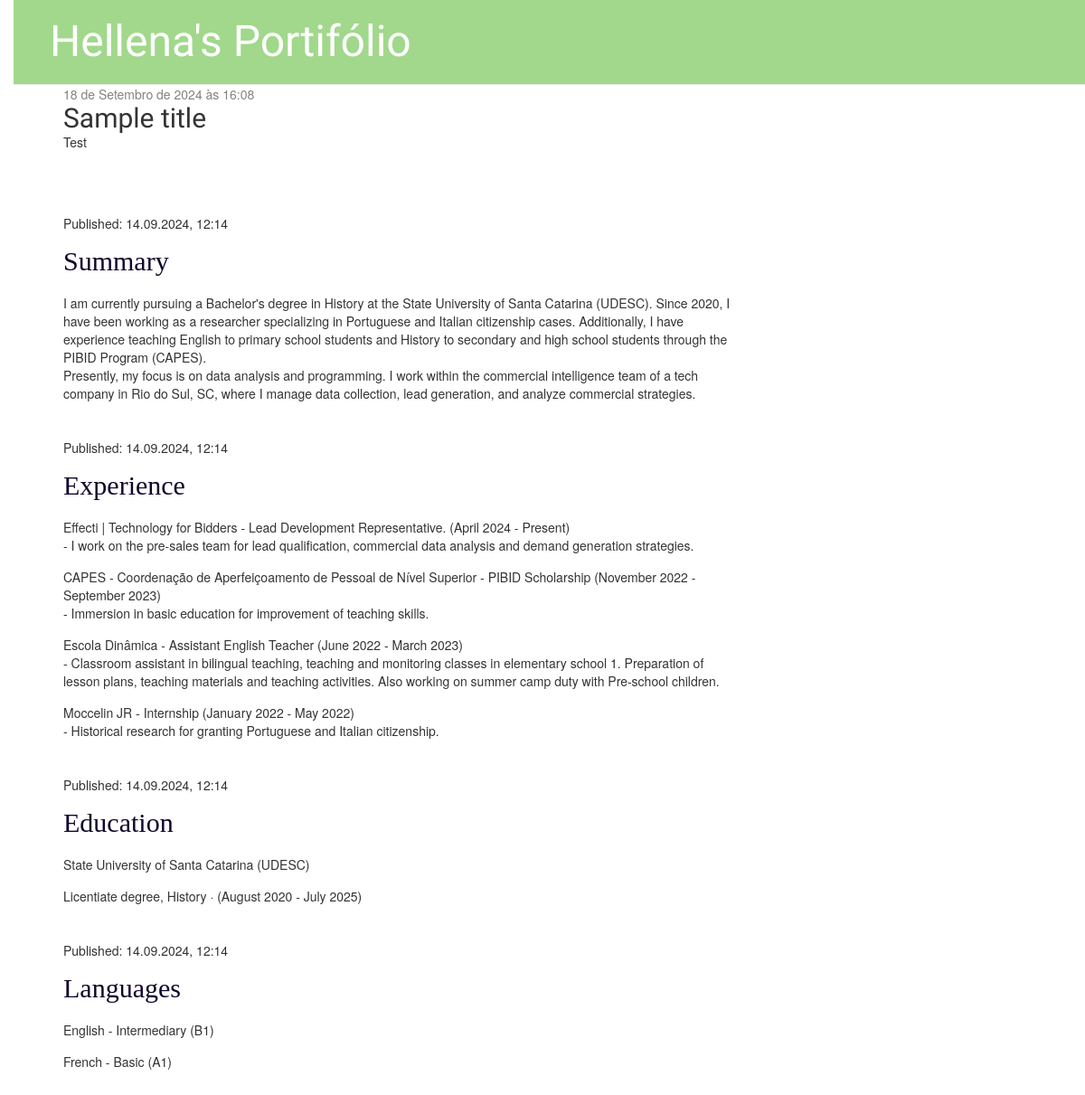
Before: / with the older database file.
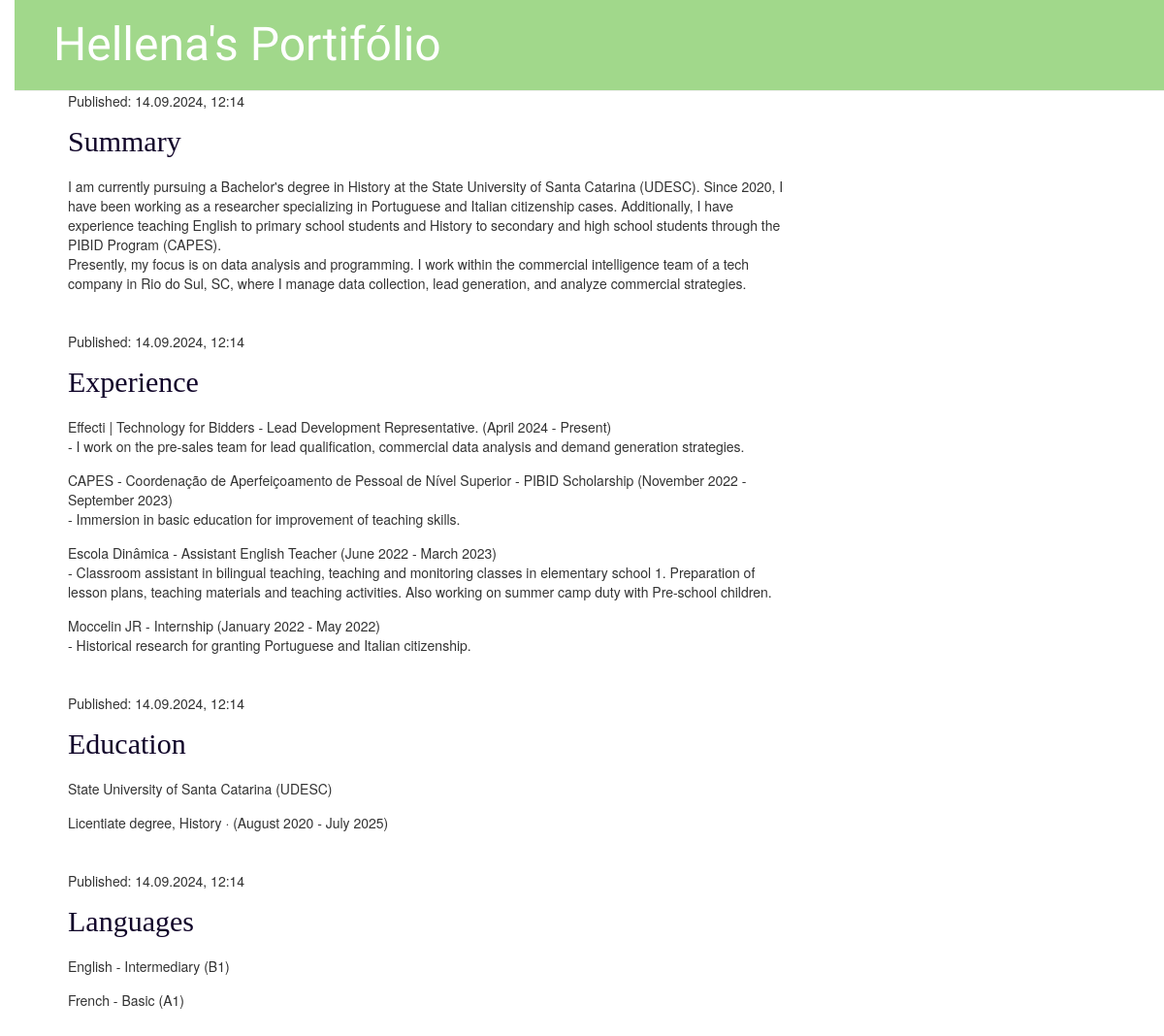
After: the same page with the newer database file.
### blog/models.py (models this page shows, shortened)
class Post(models.Model):
    author = models.ForeignKey(settings.AUTH_USER_MODEL, on_delete=models.CASCADE)
    title = models.CharField(max_length=200)
    text = models.TextField()
    created_date = models.DateTimeField(default=timezone.now)
    published_date = models.DateTimeField(blank=True, null=True)

### blog/views.py (the view)
# urls.py: path('', views.post_list, name='post_list'),
def post_list(request):
    posts = Post.objects.filter(published_date__lte=timezone.now()).order_by('published_date')
    return render(request, 'blog/post_list.html', {'posts': posts})

### blog/templates/blog/post_list.html (shortened to what this page needs)
{% extends 'blog/base.html' %}
{% block content %}
    {% for post in posts %}
        <div class="post">
            {% if post.published_date %}
                <div class="date">
                    {{ post.published_date }}
                </div>
            {% endif %}
            <h2>{{ post.title }}</h2>
            <p>{{ post.text|linebreaksbr }}</p>
        </div>
    {% endfor %}
{% endblock %}

### blog/templates/blog/base.html (shortened to what this page needs)
{% load static %}
<!DOCTYPE html>
<html>
<head>
    <link rel="stylesheet" href="//maxcdn.bootstrapcdn.com/bootstrap/3.2.0/css/bootstrap.min.css">
    <link rel="stylesheet" href="//maxcdn.bootstrapcdn.com/bootstrap/3.2.0/css/bootstrap-theme.min.css">
    <link rel="stylesheet" href="{% static 'css/blog.css' %}">
</head>
<body>
    <div class="page-header">
        <h1><a href="/">Hellena's Portifólio</a></h1>
    </div>
    <div class="content container">
        <div class="row">
            <div class="col-md-8">
                {% block content %}{% endblock %}
                <div class="post2 section-heading">
                    <section id="summary">
                        <p>Published: 14.09.2024, 12:14</p>
                        <h2><a href="">Summary</a></h2>
                        <p>I am currently pursuing a Bachelor's degree in History at the State University of Santa Catarina (UDESC). Since 2020, I have been working as a researcher specializing in Portuguese and Italian citizenship cases. Additionally, I have experience teaching English to primary school students and History to secondary and high school students through the PIBID Program (CAPES).
                            <br>
                            Presently, my focus is on data analysis and programming. I work within the commercial intelligence team of a tech company in Rio do Sul, SC, where I manage data collection, lead generation, and analyze commercial strategies.</p>
                    </section>
                </div>
                <div class="post3 section-heading">
                    <section id="experience">
                        <p class="experience-date">Published: 14.09.2024, 12:14</p>
                        <h2><a href="">Experience</a></h2>
                        <p>Effecti | Technology for Bidders - Lead Development Representative. (April 2024 - Present)
                            <br>
                            - I work on the pre-sales team for lead qualification, commercial data analysis and demand generation strategies.
                        </p>
                        <p>CAPES - Coordenação de Aperfeiçoamento de Pessoal de Nível Superior - PIBID Scholarship (November 2022 - September 2023)
                            <br>
                            - Immersion in basic education for improvement of teaching skills.
                        </p>
                        <p>Escola Dinâmica - Assistant English Teacher (June 2022 - March 2023)
                            <br>
                            - Classroom assistant in bilingual teaching, teaching and monitoring classes in elementary school 1. Preparation of lesson plans, teaching materials and teaching activities. Also working on summer camp duty with Pre-school children.
                        </p>
                        <p>Moccelin JR - Internship (January 2022 - May 2022)
                            <br>
                            - Historical research for granting Portuguese and Italian citizenship.
                        </p>
                    </section>
                </div>
                <div class="post4 section-heading">
                    <section id="education">
                        <p>Published: 14.09.2024, 12:14</p>
                        <h2><a href="">Education</a></h2>
                        <p>State University of Santa Catarina (UDESC)</p>
                        <p>Licentiate degree, History · (August 2020 - July 2025)</p>
                    </section>
                </div>
                <div class="post5 section-heading">
                    <section id="languages">
                        <p>Published: 14.09.2024, 12:14</p>
                        <h2><a href="">Languages</a></h2>
                        <p>English - Intermediary (B1)</p>
                        <p>French - Basic (A1)</p>
                    </section>
                </div>
            </div>
        </div>
    </div>
</body>
</html>

### blog/static/css/blog.css (style rules this page uses)
.page-header { background-color: #a1d88b; margin: 0; padding: 20px 20px 20px 40px; }
.page-header h1, .page-header h1 a, .page-header h1 a:visited, .page-header h1 a:active { color: #ffffff; font-size: 36pt; text-decoration: none; font-family: 'Lobster', cursive; margin: 0; }
body { margin: 0; padding: 0; }
h1, h2, h3, h4 { font-family: 'Lobster', cursive; margin: 0; }
.section-heading h2 { font-family: 'Times New Roman', serif; margin-bottom: 20px; }
#summary, #experience, #education, #languages { margin-bottom: 40px; }
p { margin-bottom: 15px; }
h1 a, h2 a { color: #100429; text-decoration: none; }
.content { margin-left: 40px; }
body { padding-left: 15px; }

Changed rows visible on the page:
removed Post: published_date "18 de Setembro de 2024 às 16:08", title "Sample title", text "Test"
